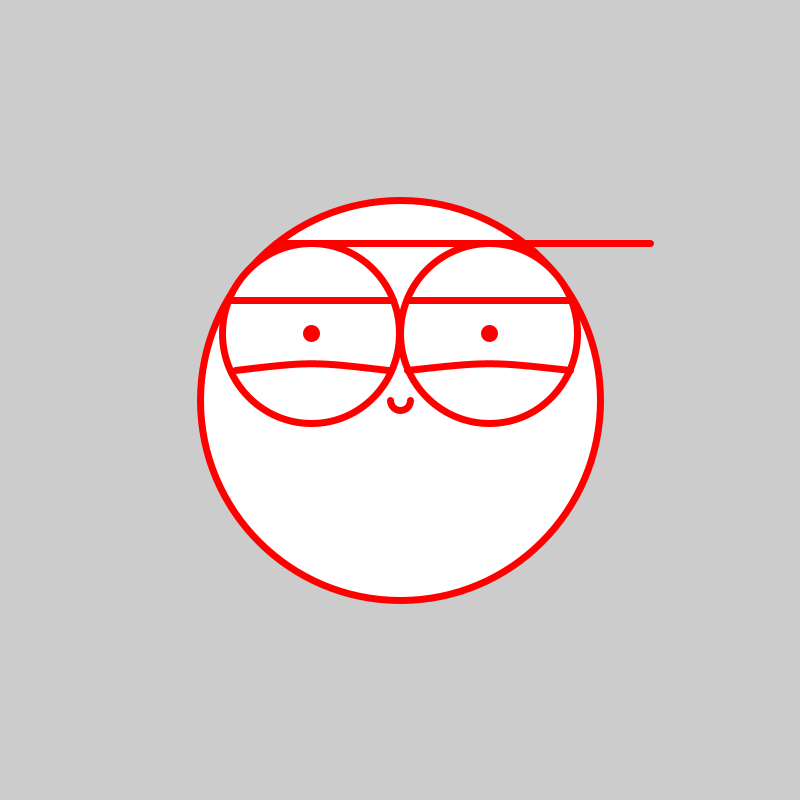
Frame 1 (no input)
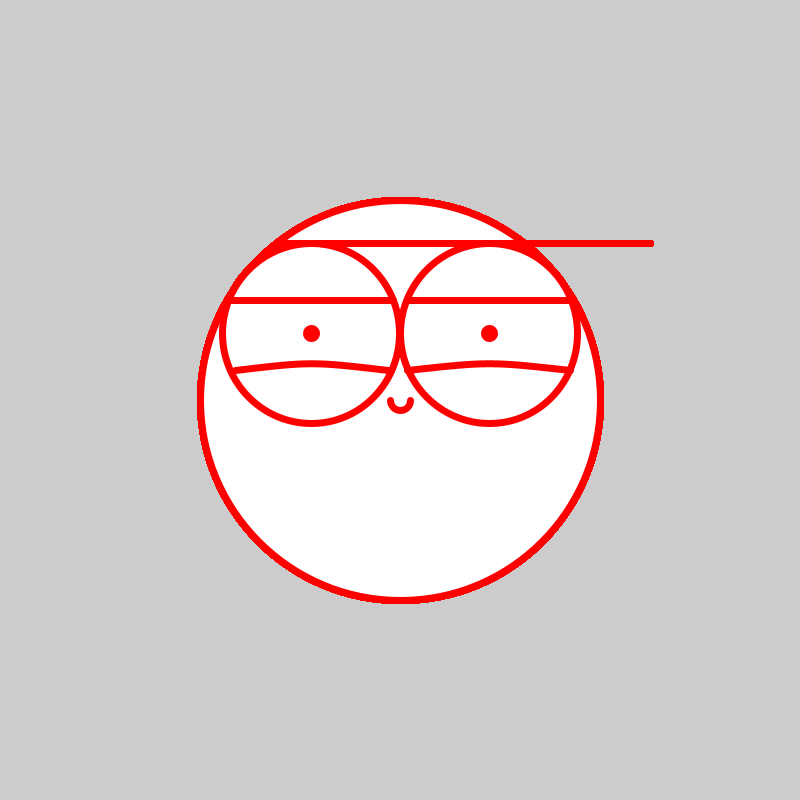
Frame 60 (the mouse pressed at the canvas centre just before this capture)
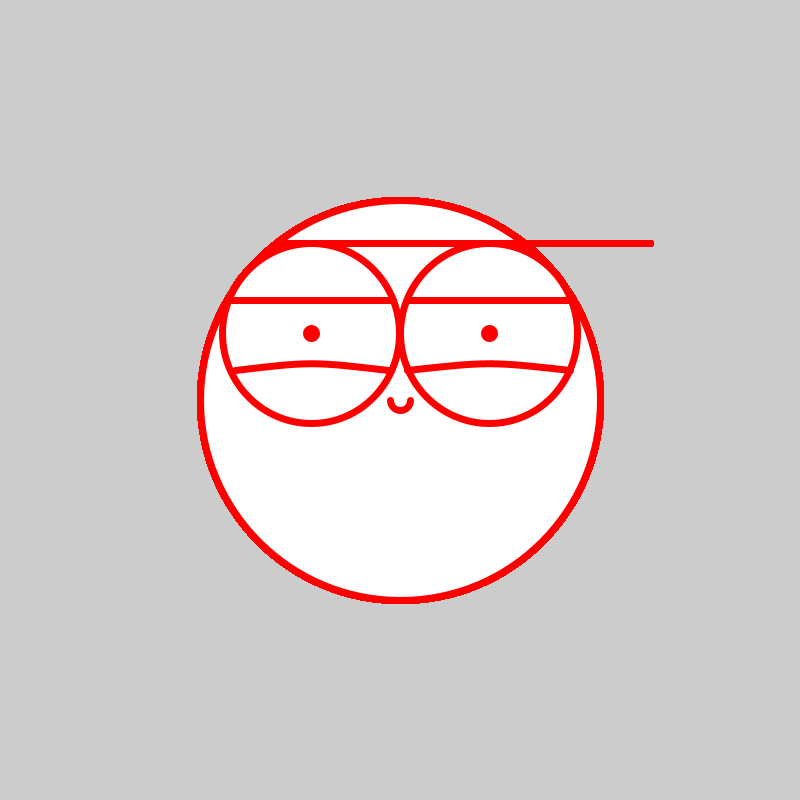
Frame 120 (the mouse held since frame 60 and released just before this capture)

The Processing sketch that drew these frames (run headless with seeded random() and noise(); from frame 60 on, the mouse is pressed at the canvas centre):

// Processing sketch: processing_91142
// ── processing_91142.pde

void setup(){
size(800,800);
 }
 void draw(){
fill(255);
stroke(255,0,0);
strokeWeight(7);
ellipse(400,400,400,400); //head
ellipse(311,333,177,180); // left eye
ellipse(489,333,177,180); //right eye
line(393,300,229,300); //left upper eye lid
line(407,300,570,300); //right upper eye lid
//line(393,366,229,366); //left lower eye lid
//line(407,366,570,366); //right lower eye lid
line(276,243,650,243); //Red's hat
fill(255,0,0);
ellipse(311,333,10,10); //left pupil
ellipse(489,333,10,10); // right pupil

noFill();
arc(400, 400, 20, 20, 0, PI);
bezier(388, 370, 311, 361, 311, 361, 235, 370); //left lower eye curve
bezier(407, 370, 489, 361, 489, 361, 570, 370); //right lower eye curve

}
